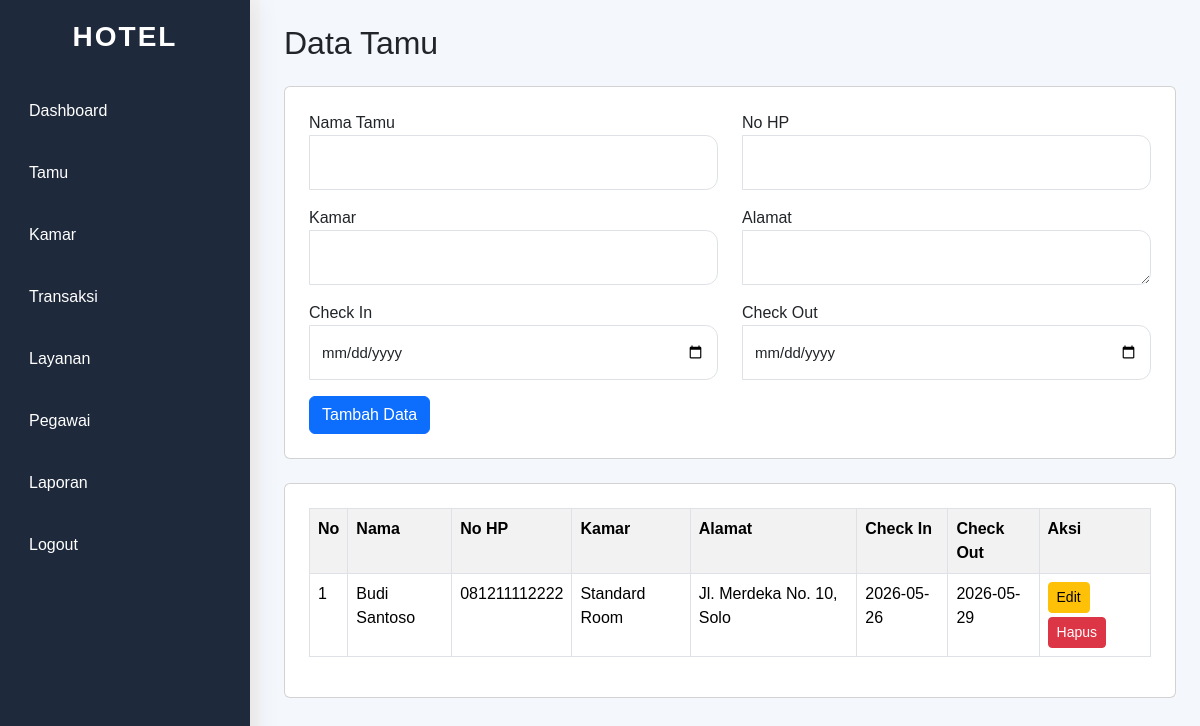
Screenshot of /tamu.php (signed in) with the database file from the repository.
### tables this page shows
CREATE TABLE `tamu` (
  `id_tamu` int(11) NOT NULL AUTO_INCREMENT,
  `nama` varchar(100) DEFAULT NULL,
  `hp` varchar(20) DEFAULT NULL,
  `kamar` varchar(100) DEFAULT NULL,
  `alamat` text DEFAULT NULL,
  `check_in` date DEFAULT NULL,
  `check_out` date DEFAULT NULL,
  `harga` int(11) DEFAULT NULL,
  `total_hari` int(11) DEFAULT NULL,
  `total_bayar` int(11) DEFAULT NULL,
  PRIMARY KEY (`id_tamu`)
);

### src/tamu.php (the view, shortened to what this page needs)
<?php
include 'koneksi.php';
include 'template/header.php';
include 'template/sidebar.php';
?>
<div class="content p-4">
    <h2 class="mb-4">Data Tamu</h2>
    <div class="card p-4 mb-4">
        <form method="POST">
            <div class="row mb-3">
                <div class="col-md-6">
                    <label>Nama Tamu</label>
                    <input
                        type="text"
                        name="nama"
                        class="form-control"
                        required>
                </div>
                <div class="col-md-6">
                    <label>No HP</label>
                    <input
                        type="text"
                        name="hp"
                        class="form-control"
                        required>
                </div>
            </div>
            <div class="row mb-3">
                <div class="col-md-6">
                    <label>Kamar</label>
                    <input
                        type="text"
                        name="kamar"
                        class="form-control"
                        required>
                </div>
                <div class="col-md-6">
                    <label>Alamat</label>
                    <textarea
                        name="alamat"
                        class="form-control"></textarea>
                </div>
            </div>
            <div class="row mb-3">
                <div class="col-md-6">
                    <label>Check In</label>
                    <input
                        type="date"
                        name="check_in"
                        class="form-control"
                        required>
                </div>
                <div class="col-md-6">
                    <label>Check Out</label>
                    <input
                        type="date"
                        name="check_out"
                        class="form-control"
                        required>
                </div>
            </div>
            <button
                type="submit"
                name="tambah"
                class="btn btn-primary">
                Tambah Data
            </button>
        </form>
    </div>
    <div class="card p-4">
        <table class="table table-bordered table-striped bg-white">
            <tr>
                <th>No</th>
                <th>Nama</th>
                <th>No HP</th>
                <th>Kamar</th>
                <th>Alamat</th>
                <th>Check In</th>
                <th>Check Out</th>
                <th>Aksi</th>
            </tr>
            <?php
            $no = 1;
            $query = mysqli_query($conn, "
                SELECT * FROM tamu
                ORDER BY id_tamu DESC
            ");
            while ($data = mysqli_fetch_array($query)) {
            ?>
                <tr>
                    <td><?= $no++; ?></td>
                    <td><?= $data['nama']; ?></td>
                    <td><?= $data['hp']; ?></td>
                    <td><?= $data['kamar']; ?></td>
                    <td><?= $data['alamat']; ?></td>
                    <td><?= $data['check_in']; ?></td>
                    <td><?= $data['check_out']; ?></td>
                    <td>
                        <button
                            type="button"
                            class="btn btn-warning btn-sm mb-1"
                            onclick="bukaModalEdit(
                                '<?= $data['id_tamu']; ?>',
                                '<?= addslashes($data['nama']); ?>',
                                '<?= addslashes($data['hp']); ?>',
                                '<?= addslashes($data['kamar']); ?>',
                                '<?= addslashes($data['alamat']); ?>',
                                '<?= $data['check_in']; ?>',
                                '<?= $data['check_out']; ?>'
                            )">
                            Edit
                        </button>
                        <a
                            href="?hapus=<?= $data['id_tamu']; ?>"
                            class="btn btn-danger btn-sm"
                            onclick="return confirm('Yakin ingin menghapus data ini?')">
                            Hapus
                        </a>
                    </td>
                </tr>
            <?php } ?>
        </table>
    </div>
</div>
<?php include 'template/footer.php'; ?>

### src/asset/css/style.css (style rules this page uses)
body { margin:0; font-family:Arial, Helvetica, sans-serif; background:#f5f5f5; }
.content { margin-left:260px; padding:35px; background:#f4f7fb; min-height:100vh; }
.form-control { height:55px; border:1px solid #dee2e6; border-radius:0 12px 12px 0; box-shadow:none !important; font-size:15px; }

### rows the page displays
tamu: nama "Budi Santoso", hp "081211112222", kamar "Standard Room", alamat "Jl. Merdeka No. 10, Solo", check_in "2026-05-26", check_out "2026-05-29"
